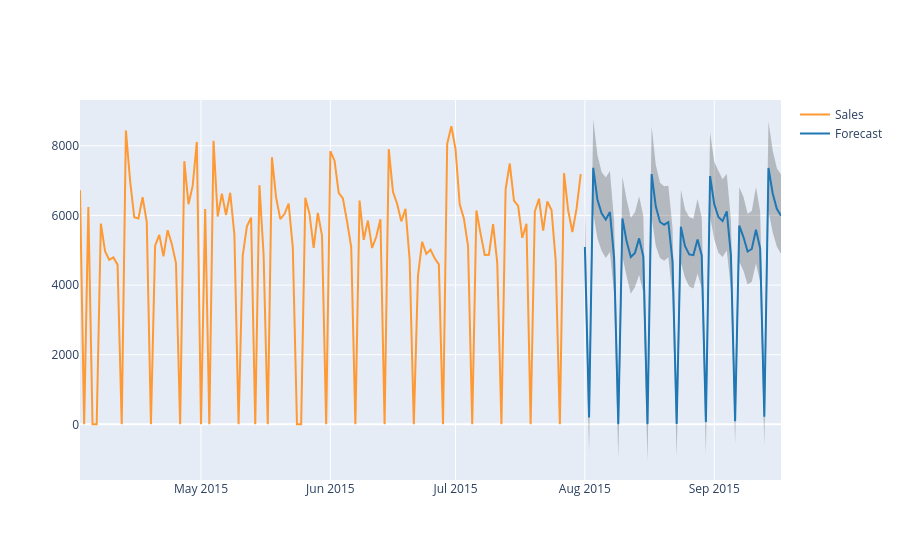

The notebook cell this image was saved under:
### Code cell
from hana_ml.visualizers.visualizer_base import forecast_line_plot
forecast_line_plot(pred_data=pred_hdfplot.filter('"Store" = \'10\'').drop('Store'), confidence=('LOWER_95%PI', 'UPPER_95%PI'),
                   actual_data=data_hdf.select('Store', 'DATE', 'Sales').filter('"Store" = \'10\' and DATE > TO_DATE(\'2015-04-01\')').drop('Store'))
